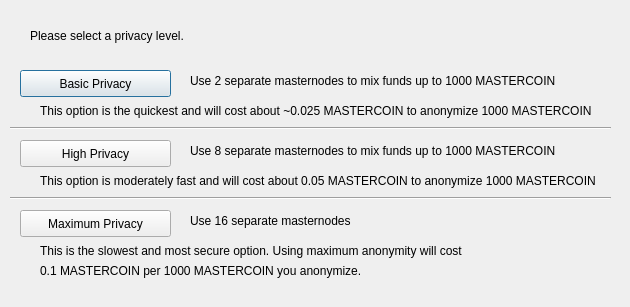
<?xml version="1.0" encoding="UTF-8"?>
<ui version="4.0">
 <class>DarksendConfig</class>
 <widget class="QDialog" name="DarksendConfig">
  <property name="geometry">
   <rect>
    <x>0</x>
    <y>0</y>
    <width>630</width>
    <height>307</height>
   </rect>
  </property>
  <property name="windowTitle">
   <string>Configure PrivateSend</string>
  </property>
  <widget class="QPushButton" name="buttonBasic">
   <property name="geometry">
    <rect>
     <x>20</x>
     <y>70</y>
     <width>151</width>
     <height>27</height>
    </rect>
   </property>
   <property name="text">
    <string>Basic Privacy</string>
   </property>
  </widget>
  <widget class="QPushButton" name="buttonHigh">
   <property name="geometry">
    <rect>
     <x>20</x>
     <y>140</y>
     <width>151</width>
     <height>27</height>
    </rect>
   </property>
   <property name="text">
    <string>High Privacy</string>
   </property>
  </widget>
  <widget class="QPushButton" name="buttonMax">
   <property name="geometry">
    <rect>
     <x>20</x>
     <y>210</y>
     <width>151</width>
     <height>27</height>
    </rect>
   </property>
   <property name="text">
    <string>Maximum Privacy</string>
   </property>
  </widget>
  <widget class="QLabel" name="label">
   <property name="geometry">
    <rect>
     <x>30</x>
     <y>20</y>
     <width>571</width>
     <height>31</height>
    </rect>
   </property>
   <property name="text">
    <string>Please select a privacy level.</string>
   </property>
  </widget>
  <widget class="QLabel" name="label_2">
   <property name="geometry">
    <rect>
     <x>190</x>
     <y>70</y>
     <width>421</width>
     <height>21</height>
    </rect>
   </property>
   <property name="text">
    <string>Use 2 separate masternodes to mix funds up to 1000 MASTERCOIN</string>
   </property>
  </widget>
  <widget class="QLabel" name="label_3">
   <property name="geometry">
    <rect>
     <x>190</x>
     <y>140</y>
     <width>411</width>
     <height>21</height>
    </rect>
   </property>
   <property name="text">
    <string>Use 8 separate masternodes to mix funds up to 1000 MASTERCOIN</string>
   </property>
  </widget>
  <widget class="QLabel" name="label_4">
   <property name="geometry">
    <rect>
     <x>190</x>
     <y>210</y>
     <width>421</width>
     <height>21</height>
    </rect>
   </property>
   <property name="text">
    <string>Use 16 separate masternodes</string>
   </property>
  </widget>
  <widget class="QLabel" name="label_6">
   <property name="geometry">
    <rect>
     <x>40</x>
     <y>100</y>
     <width>561</width>
     <height>21</height>
    </rect>
   </property>
   <property name="text">
    <string>This option is the quickest and will cost about ~0.025 MASTERCOIN to anonymize 1000 MASTERCOIN</string>
   </property>
  </widget>
  <widget class="QLabel" name="label_7">
   <property name="geometry">
    <rect>
     <x>40</x>
     <y>170</y>
     <width>561</width>
     <height>21</height>
    </rect>
   </property>
   <property name="text">
    <string>This option is moderately fast and will cost about 0.05 MASTERCOIN to anonymize 1000 MASTERCOIN</string>
   </property>
  </widget>
  <widget class="QLabel" name="label_8">
   <property name="geometry">
    <rect>
     <x>40</x>
     <y>240</y>
     <width>561</width>
     <height>21</height>
    </rect>
   </property>
   <property name="text">
    <string>This is the slowest and most secure option. Using maximum anonymity will cost</string>
   </property>
  </widget>
  <widget class="QLabel" name="label_9">
   <property name="geometry">
    <rect>
     <x>40</x>
     <y>260</y>
     <width>561</width>
     <height>21</height>
    </rect>
   </property>
   <property name="text">
    <string>0.1 MASTERCOIN per 1000 MASTERCOIN you anonymize.</string>
   </property>
  </widget>
  <widget class="Line" name="line">
   <property name="geometry">
    <rect>
     <x>10</x>
     <y>120</y>
     <width>601</width>
     <height>16</height>
    </rect>
   </property>
   <property name="orientation">
    <enum>Qt::Horizontal</enum>
   </property>
  </widget>
  <widget class="Line" name="line_2">
   <property name="geometry">
    <rect>
     <x>10</x>
     <y>190</y>
     <width>601</width>
     <height>16</height>
    </rect>
   </property>
   <property name="orientation">
    <enum>Qt::Horizontal</enum>
   </property>
  </widget>
 </widget>
 <resources/>
 <connections/>
</ui>
